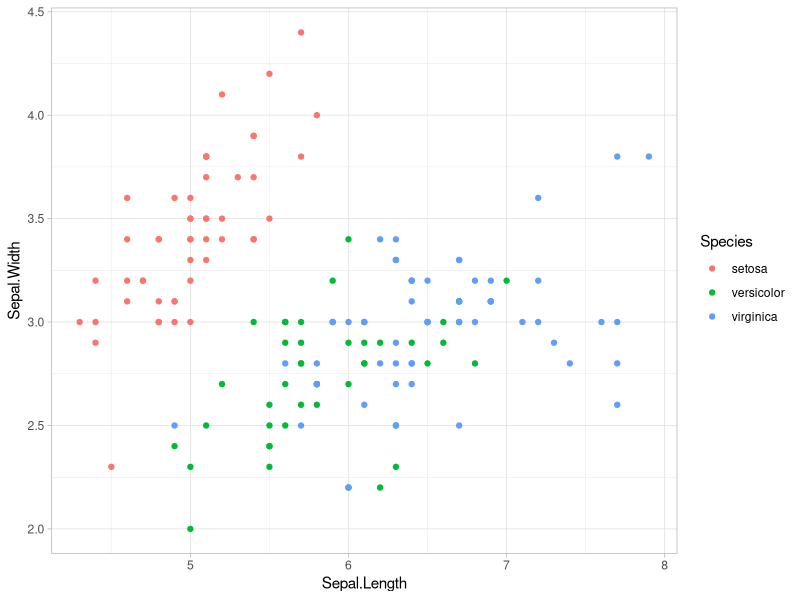

The R source for this figure:
## ---- chunk 1
library(tidyverse)
theme_set(theme_light())

iris %>% 
    as_tibble() %>% 
    ggplot(aes(Sepal.Length, Sepal.Width, colour = Species)) +
    geom_point()

